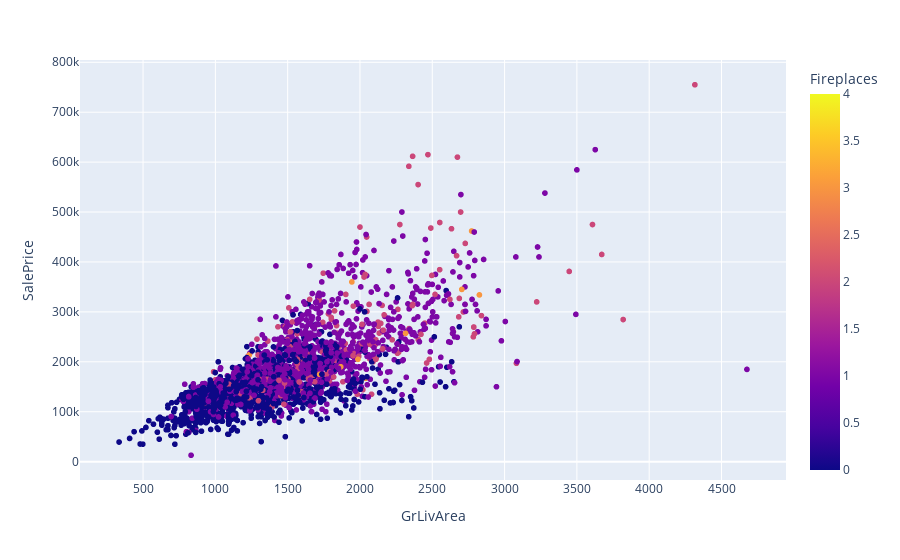

The notebook cell saved with this chart:
### Markdown cell above
<h3>Fireplaces EDA</h3>

### Code cell
fig = px.scatter(ah,x='GrLivArea', y='SalePrice',color='Fireplaces')
fig.show()

### Figure 1 — Plotly figure (JSON) as saved in the notebook; plotly's stock layout.template omitted (floating-point values rounded to 4 significant figures; data arrays with more than 128 entries replaced by an {"elided": "..."} marker saying what was removed)
{"data": [{"hovertemplate": "GrLivArea=%{x}<br>SalePrice=%{y}<br>Fireplaces=%{marker.color}<extra></extra>", "legendgroup": "", "marker": {"color": {"elided": "2580 int values"}, "coloraxis": "coloraxis", "symbol": "circle"}, "mode": "markers", "name": "", "showlegend": false, "type": "scattergl", "x": {"elided": "2580 int values"}, "xaxis": "x", "y": {"elided": "2580 int values"}, "yaxis": "y"}], "layout": {"autosize": true, "coloraxis": {"colorbar": {"title": {"text": "Fireplaces"}}, "colorscale": [[0, "#0d0887"], [0.1111, "#46039f"], [0.2222, "#7201a8"], [0.3333, "#9c179e"], [0.4444, "#bd3786"], [0.5556, "#d8576b"], [0.6667, "#ed7953"], [0.7778, "#fb9f3a"], [0.8889, "#fdca26"], [1, "#f0f921"]]}, "legend": {"tracegroupgap": 0}, "margin": {"t": 60}, "xaxis": {"anchor": "y", "autorange": true, "domain": [0, 1], "range": [74.97, 4935.0], "title": {"text": "GrLivArea"}, "type": "linear"}, "yaxis": {"anchor": "x", "autorange": true, "domain": [0, 1], "range": [-44680.0, 812500.0], "title": {"text": "SalePrice"}, "type": "linear"}}}
